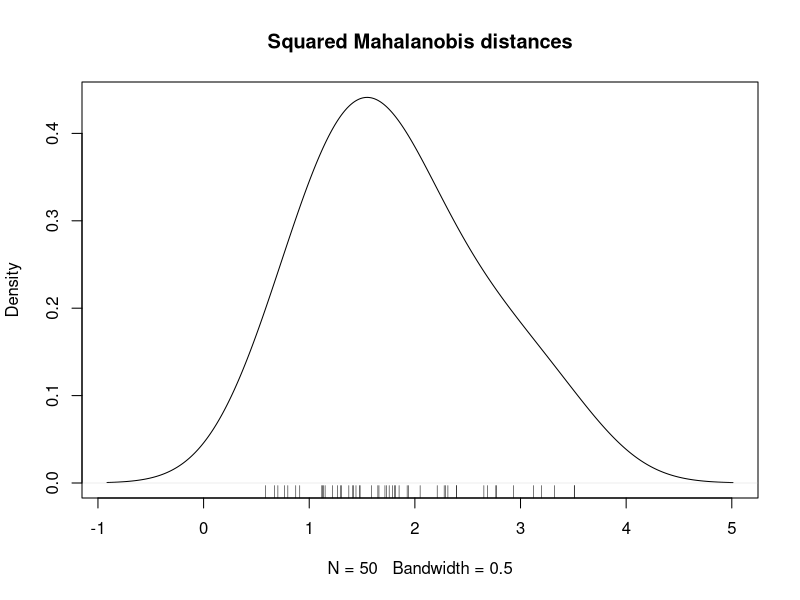
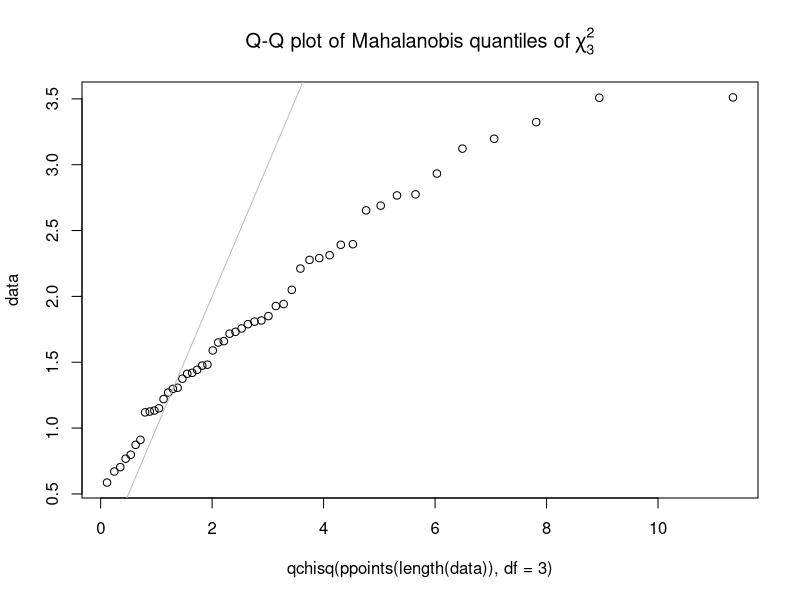
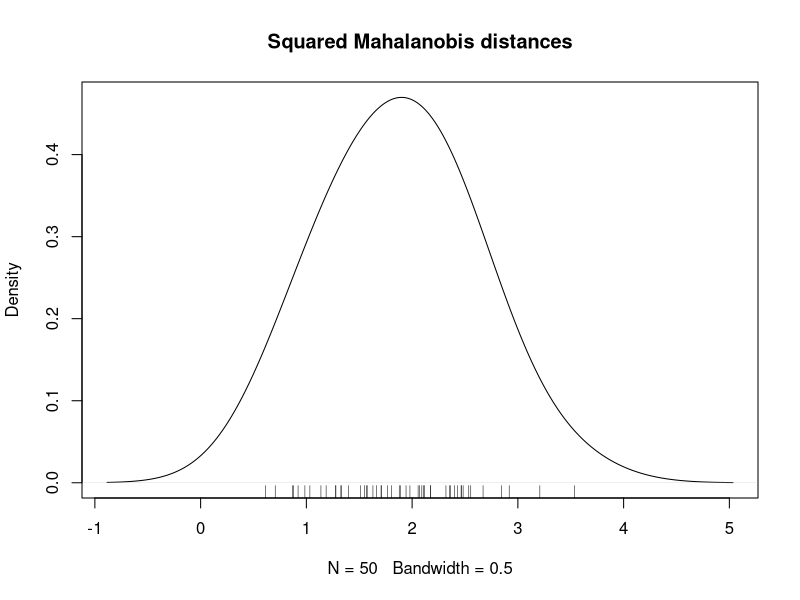
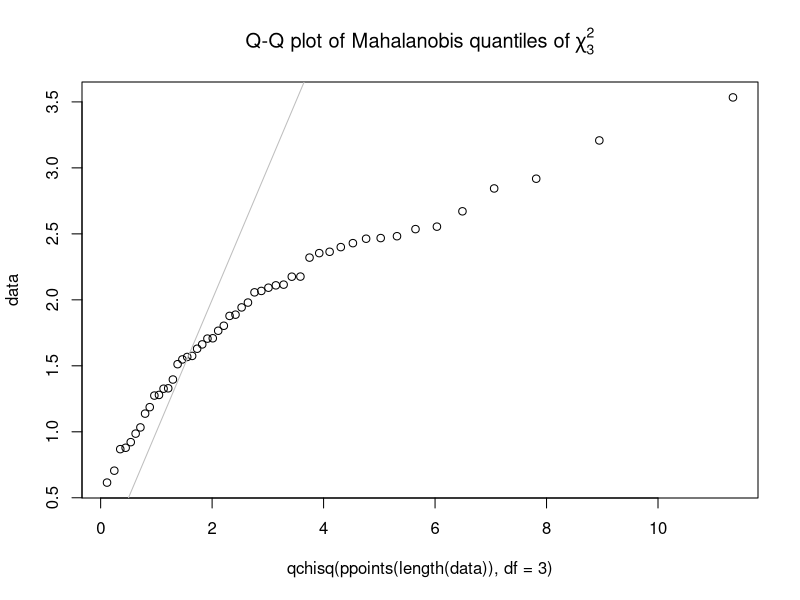
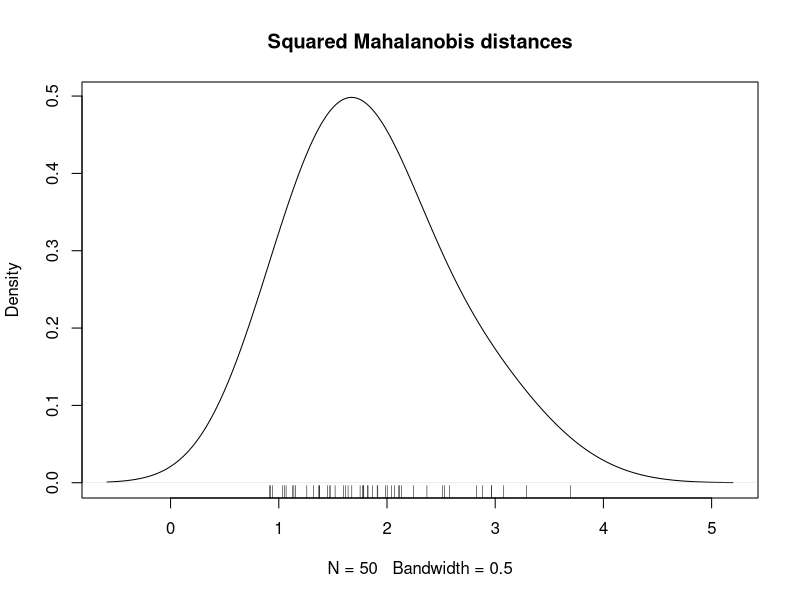
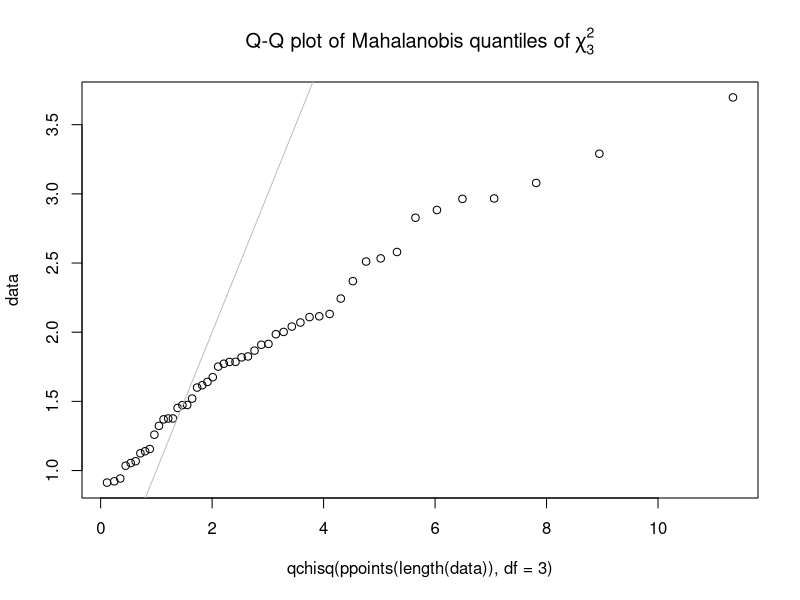

Reproduce these figures in R, in order.
# Proyecto 3
# 5AM1 | Analítica y Visualización de Datos
# Suárez Pérez Juan Pablo
# Ojeda Contreras Braulio Melquisedec

main <- function() {
  data <- data.frame(iris)
  # View(iris_data)
  # Get Different Flower Type
  flower_type = levels(factor(data$Species))
  setosa <- data.frame(data[data$Species == flower_type[1], c(1, 2, 3, 4, 5)])
  versicolor <- data.frame(data[data$Species == flower_type[2], c(1, 2, 3, 4, 5)])
  virginica <- data.frame(data[data$Species == flower_type[3], c(1, 2, 3, 4, 5)])
  #View(setosa)
  #View(versicolor)
  #View(virginica)
  setosa_mahalanobis <- mahalanobis_dist(setosa[,1:4])
  versicolor_mahalanobis <- mahalanobis_dist(versicolor[,1:4])
  virginica_mahalanobis <- mahalanobis_dist(virginica[,1:4])
  print("setosa_mahalanobis")
  print(setosa_mahalanobis)
  graficate(setosa_mahalanobis, "setosa_mahalanobis")
  print("versicolor_mahalanobis")
  print(versicolor_mahalanobis)
  graficate(versicolor_mahalanobis, "versicolor_mahalanobis")
  print("virginica_mahalanobis")
  print(virginica_mahalanobis)
  graficate(virginica_mahalanobis, "virginica_mahalanobis")
}

means <- function(data) {
  col_no <- dim(data)[2]
  row_no <- dim(data)[1]
  means_list <- list()
  for(i in 1:col_no) {
    suma <- 0
    for(j in 1:row_no) {
      suma <- suma + data[j,i]
    }
    means_list <- c(means_list, suma / row_no)
  }
  return(means_list)
}

mult_mat <- function(mat1, mat2) {
  row_no1 <- dim(mat1)[1]
  row_no2 <- dim(mat2)[1]
  col_no1 <- dim(mat1)[2]
  col_no2 <- dim(mat2)[2]
  if(col_no1 == row_no2) {
    new_mat <- data.frame()
    for(a in 1:col_no2) {
      rown <- c()
      for(i in 1:row_no1) {
        suma <- 0
        for(j in 1:col_no1) {
          suma <- suma + (mat1[i,j] * mat2[j,a])
        }
        rown <- c(rown, suma)
      }
      if(dim(new_mat)[1] == 0) {
        new_mat <- cbind(rown)
      } else {
        new_mat <- cbind(new_mat, rown)
      }
    }
    return(new_mat)
  }
}

mahalanobis_dist <- function(data) {
  cov_matrix <- cov(data)
  means_data <- means(data)
  row_no <- dim(data)[1]
  col_no <- dim(data)[2]
  identity_matrix <- diag(row_no)
  ones_matrix <- matrix(1, row_no, row_no)
  identity_one <- identity_matrix - ((1 / row_no) * ones_matrix)
  t_data <- t(data)
  cov_matrix_inv <- solve(cov_matrix)
  first_step <- mult_mat(identity_one, data)
  second_step <- mult_mat(first_step, cov_matrix_inv)
  third_step <- mult_mat(second_step, t_data)
  four_step <- mult_mat(third_step, identity_one)
  mahalanobis_dists <- diag(four_step)
  return(mahalanobis_dists ** 0.5)
}

graficate <- function(data, name) {
  plot(density(data, bw = 0.5),
       main="Squared Mahalanobis distances") ; rug(data)
  qqplot(qchisq(ppoints(length(data)), df = 3), data,
         main = expression("Q-Q plot of Mahalanobis quantiles of" * ~ chi[3]^2))
  abline(0, 1, col = 'gray')
}

main()